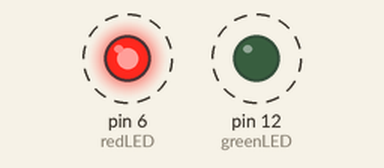
This sketch was run on a simulated Arduino Mega 2560, built with avr-gcc and run on an emulated ATmega2560. On the bench: output pins drawn as LEDs (lit = HIGH). Dashed ring = blinking.

Above: at 2.05 s.
Timing chart, 0 to 5.0 s (numbered marks = the images above):
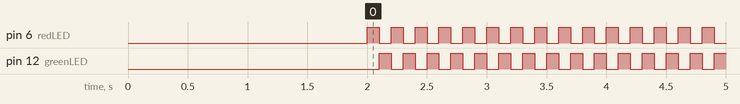

The sketch:

Reset.ino
```cpp
int greenLED = 12;
int redLED = 6;

void setup() {
  Serial1.begin(4800);
  delay(2000);

  //Factory Reset
  //Serial1.write("$PSRF101,0,0,0,0,0,0,12,8*1C\r\n");

  //Cold Reset
  //Serial1.write("$PSRF101,0,0,0,0,0,0,12,4*10\r\n");

  pinMode(greenLED, OUTPUT);
  pinMode(redLED, OUTPUT);
}

void loop() {
  digitalWrite(redLED, HIGH);
  digitalWrite(greenLED, LOW);
  delay(100);
  digitalWrite(redLED, LOW);
  digitalWrite(greenLED, HIGH);
  delay(100);
}
```

Measured:
- by itself, pin 6 (redLED), pin 12 (greenLED): alternates HIGH for 0.10 s and LOW for 0.10 s
